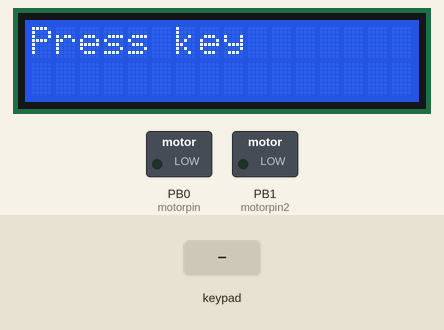
Recording of a sketch running on a simulated STM32 Blue Pill. On the bench: 16×2 character LCD, switched loads named in the sketch (green lamp = pin HIGH). Dashed ring = blinking. The test bench sets the inputs (shaded band).

Above: at 1.2 s.
1.3 s: keypad keys 1 2 pressed 0.4 s apart
At 1.7 s:
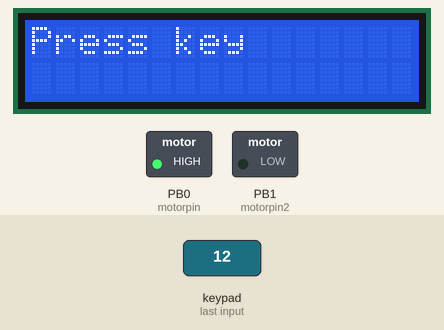
At 4.1 s:
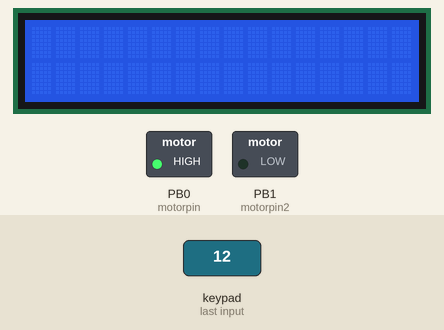
5.1 s: key '1' pressed
8.1 s: key '2' pressed
At 10.5 s:
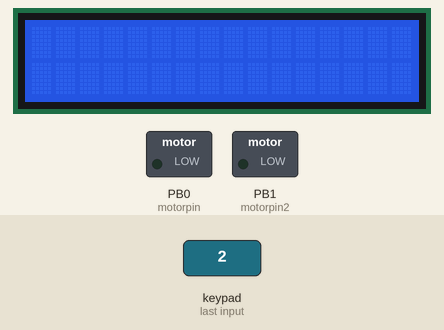
Timing chart, 0 to 12.0 s (numbered marks = the images above; inputs shaded):
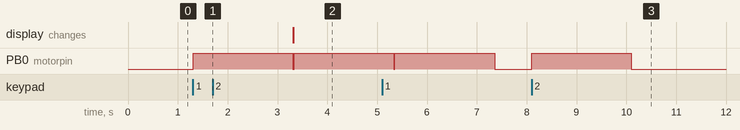

Measured:
- after the input at 1.3 s, PB0 (motorpin): LOW → HIGH at once, → LOW 2.0 s later, → HIGH 0.02 s later
- after the input at 8.1 s, PB0 (motorpin): LOW → HIGH at once, → LOW 2.0 s later

The sketch:

dc_motor_stm32.ino
```cpp
/*const int motorpin=PB0;
  const int motorpin2=PB1;
  void setup()
  {
  pinMode(motorpin,OUTPUT);
  pinMode(motorpin2,OUTPUT);
  }
  void loop()
  {
  digitalWrite(motorpin,HIGH);
  digitalWrite(motorpin2,LOW);


  delay(5000);

  digitalWrite(motorpin,LOW);
  digitalWrite(motorpin2,LOW);


  delay(5000);


  digitalWrite(motorpin,LOW);
  digitalWrite(motorpin2,HIGH);


  delay(5000);

  digitalWrite(motorpin,LOW);
  digitalWrite(motorpin2,LOW);


  delay(5000);

  }*/
#include<Keypad.h>
#include <LiquidCrystal.h> // include the LCD library

const int motorpin = PB0;
const int motorpin2 = PB1;
const int rs = PB11, en = PB10, d4 = PA4, d5 = PA3, d6 = PA2, d7 = PA1; //STM32 Pins to which LCD is connected
LiquidCrystal lcd(rs, en, d4, d5, d6, d7); //Initialize the LCD
const int i = 4; //four rows
const int j = 3; //three columns

char keys[i][j] = {
  {'1', '2', '3'},
  {'4', '5', '6'},
  {'7', '8', '9'},
  {'*', '0', '#'}
};

byte pin_rows[i] = {PB9, PB8, PB7, PB6}; //connect to the row pinouts of the keypad
byte pin_column[j] = {PB5, PB4, PB3}; //connect to the column pinouts of the keypad

Keypad keypad = Keypad( makeKeymap(keys), pin_rows, pin_column, i, j );

void setup()
{
  int runmotorR;
  pinMode(motorpin, OUTPUT);
  pinMode(motorpin2, OUTPUT);
  lcd.begin(16, 2);//Defining 16*2 LCD
  lcd.setCursor(0, 0);
  lcd.print("Press key");

}

void loop()
{
  char key = keypad.getKey();

  //lcd.print("Press key");
  lcd.setCursor(0, 1);
  if (key )
  {
    runRight();
    lcd.clear(); //Clear the screen
  }
}
void runRight()
{
  digitalWrite(PB0, HIGH);
  digitalWrite(PB1, LOW);
  delay(1000); //wait for four secounds
  digitalWrite(PB0, LOW);
  digitalWrite(PB1, LOW);

  while(millis()<900)
  {
    digitalWrite(PB0,LOW);
    digitalWrite(PB1,HIGH);
  }
  digitalWrite(PB0, HIGH);
  digitalWrite(PB1, LOW);
  delay(1000); //wait for four secounds
  digitalWrite(PB0, LOW);

}
```
